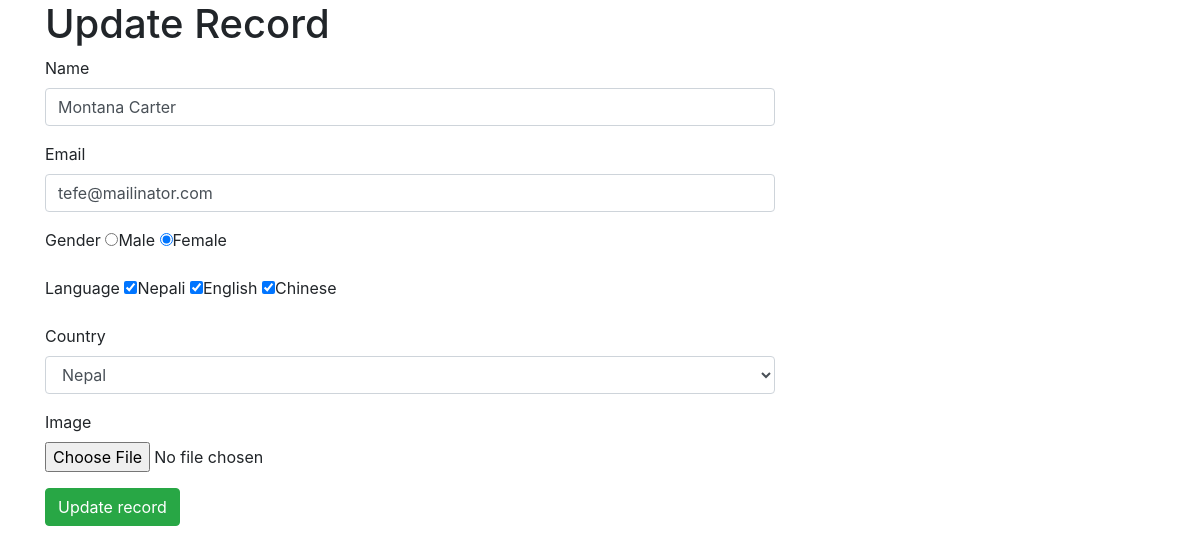
Screenshot of /edit/5 with the database file from the repository.
### record/models.py (models this page shows)
class User(models.Model):
    gender_filed = [
        ('male', 'Male'),
        ('female', 'Female')
    ]
    language_filed = [
        ('nepali', 'Nepali'),
        ('english', 'English'),
        ('chinese', 'Chinese')
    ]
    name = models.CharField(max_length=255)
    email = models.CharField(max_length=255, unique=True)
    gender = models.CharField(choices=gender_filed, max_length=10)
    language = models.CharField(choices=language_filed, max_length=100)
    country = models.CharField(max_length=100)
    image = models.ImageField(upload_to='user_gallery', blank=True, null=True)
    def get_language(self):
        lang = self.language
        lang_object = lang.split(',')
        return lang_object

### record/views.py (the view)
# urls.py: path('edit/<id>', views.edit, name='edit'),
def edit(request, id):
    if request.method == "POST":
        user_obj = User.objects.get(id=id)
        user_obj.name = request.POST['name']
        user_obj.email = request.POST['email']
        user_obj.gender = request.POST['gender']
        user_obj.country = request.POST['country']
        language = request.POST.getlist('language')
        user_obj.language = ','.join(map(str, language))
        image = ''
        if request.FILES:
            delete_file(id)
            user_obj.image = request.FILES['image']
        user_obj.save()
        messages.success(request, "Data was updated")
        return redirect('/')
    else:
        content = {
            'userData': User.objects.get(id=id)
        }
        return render(request, 'update.html', content)

### record/templates/update.html (shortened to what this page needs)
{% extends 'layouts.html' %}
{% block content %}
    <div class="row">
        <div class="col-md-12">
            <h1>Update Record</h1>
        </div>
    </div>
    <div class="row">
        <div class="col-md-8">
            <form action="" method="post" enctype="multipart/form-data">
                <div class="form-group">
                    <label for="name">Name</label>
                    <input type="text" name="name" value="{{ userData.name }}" class="form-control" id="name" required>
                </div>
                <div class="form-group">
                    <label for="email">Email</label>
                    <input type="email" name="email"
                           value="{{ userData.email }}"
                           class="form-control" id="email" required>
                </div>
                <div class="form-group">
                    <label for="gender">Gender</label>
                    <label><input type="radio" name="gender" {% if userData.gender == 'male' %} checked {% endif %}
                                  value="male">Male</label>
                    <label><input type="radio" name="gender" {% if userData.gender == 'female' %} checked {% endif %}
                                  value="female">Female</label>
                </div>
                <div class="form-group">
                    <label for="language">Language</label>
                    <label><input type="checkbox" name="language" {% if 'nepali' in userData.get_language %}
                                  checked {% endif %} value="nepali">Nepali</label>
                    <label><input type="checkbox" name="language"  {% if 'english' in userData.get_language %}
                                  checked {% endif %} value="english">English</label>
                    <label><input type="checkbox" name="language"  {% if 'chinese' in userData.get_language %}
                                  checked {% endif %} value="chinese">Chinese</label>
                </div>
                <div class="form-group">
                    <label for="country">Country</label>
                    <select name="country" id="country" class="form-control">
                        <option value="nepal"  {% if userData.country == 'nepal' %} selected {% endif %}>Nepal</option>
                    </select>
                </div>
                <div class="form-group">
                    <label for="image">Image</label> <br>
                    <input type="file" name="image">
                </div>
                <div class="form-group">
                    <button class="btn btn-success">Update record</button>
                </div>
            </form>
        </div>
        <div class="col-md-4">
        </div>
    </div>
{% endblock content %}

### rows the page displays
User: name "Montana Carter", email "tefe@mailinator.com", gender "☐ Male", gender "☑ Female", language "☑", country "Nepal"
